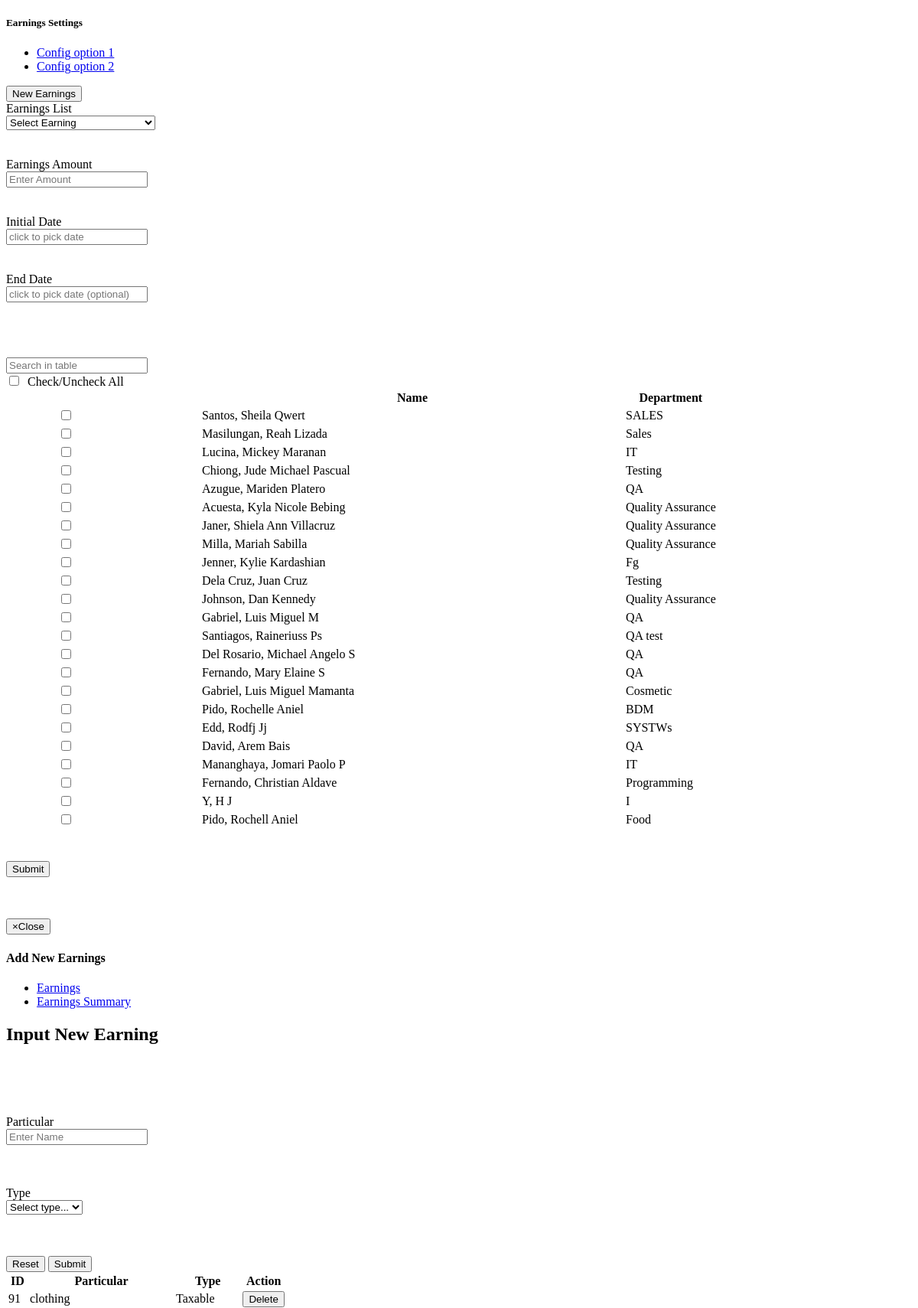
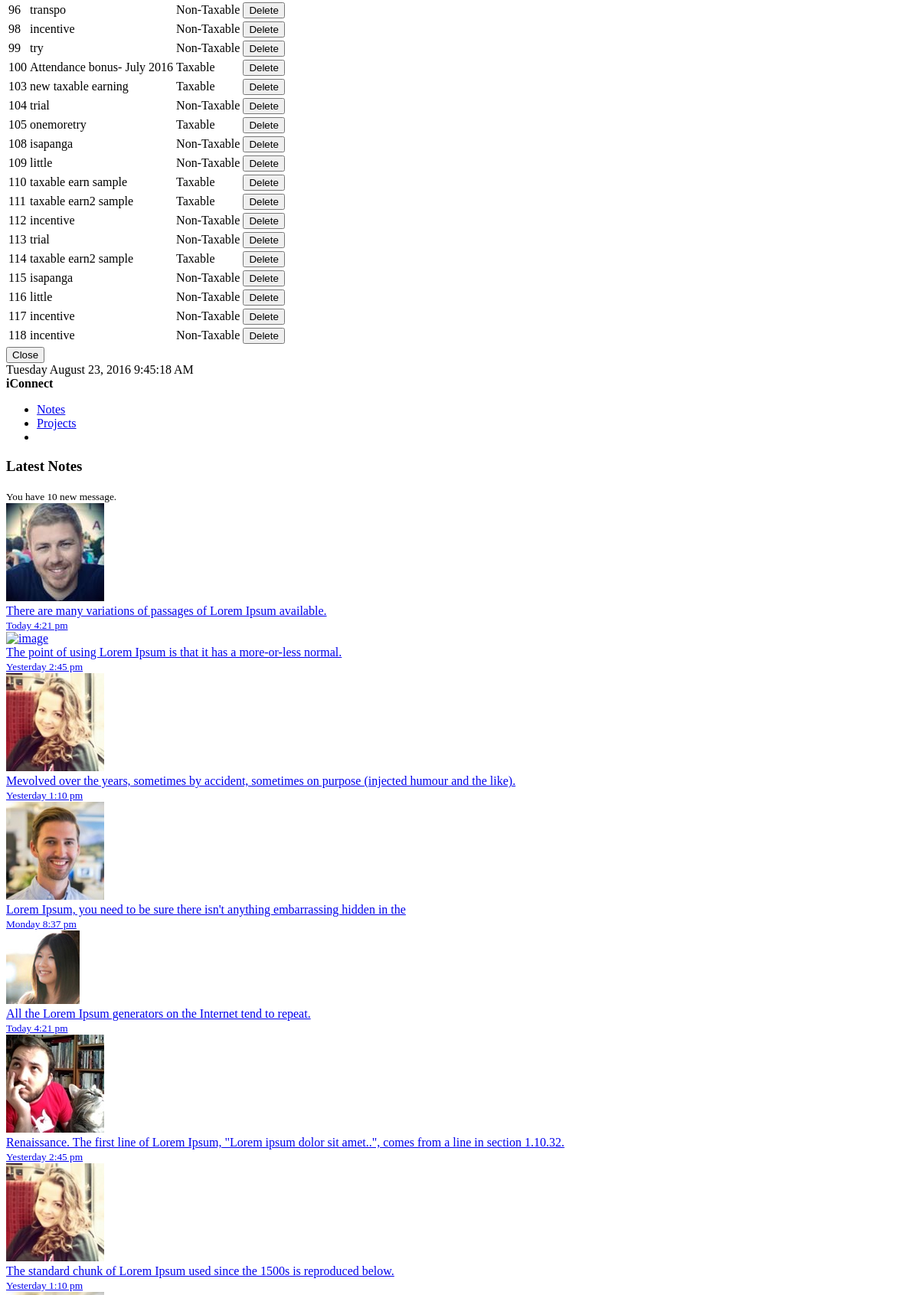
Screenshot of /earnings.php (upper part) with the database file from the repository (2 pictures, top to bottom).
### tables this page shows
CREATE TABLE IF NOT EXISTS `employee` (
  `employee_id` int(10) NOT NULL,
  `employee_lastname` varchar(35) NOT NULL,
  `employee_firstname` varchar(35) NOT NULL,
  `employee_middlename` varchar(35) NOT NULL,
  `employee_gender` varchar(6) NOT NULL,
  `employee_birthday` date NOT NULL,
  `employee_marital` varchar(15) NOT NULL,
  `employee_address` varchar(100) NOT NULL,
  `employee_city` varchar(20) NOT NULL,
  `employee_zip` varchar(10) NOT NULL,
  `employee_email` varchar(255) NOT NULL,
  `employee_cellnum` varchar(15) NOT NULL,
  `employee_type` varchar(20) NOT NULL,
  `employee_jobtitle` varchar(25) NOT NULL,
  `employee_empstatus` varchar(50) NOT NULL,
  `employee_department` varchar(25) NOT NULL,
  `employee_rate` int(6) NOT NULL,
  `employee_taxcode` varchar(9) NOT NULL,
  `employee_dependency` int(2) NOT NULL,
  `employee_sss` varchar(30) NOT NULL,
  `employee_philhealth` varchar(30) NOT NULL,
  `employee_pagibig` varchar(30) NOT NULL,
  `employee_tin` varchar(30) NOT NULL,
  `employee_shift` varchar(20) NOT NULL,
  `employee_datehired` date NOT NULL,
  `employee_restday` varchar(30) NOT NULL,
  `employee_password` varchar(25) NOT NULL,
  `employee_payslippassword` varchar(50) NOT NULL,
  `employee_sickleave` int(2) NOT NULL DEFAULT '0',
  `employee_vacationleave` int(2) NOT NULL DEFAULT '0',
  `employee_incentive` int(2) NOT NULL DEFAULT '0',
  `employee_maternityleave` int(2) NOT NULL DEFAULT '0',
  `employee_paternityleave` int(2) NOT NULL DEFAULT '0',
  `employee_singleparentleave` int(2) NOT NULL DEFAULT '0',
  `employee_status` varchar(10) NOT NULL DEFAULT 'active',
  `employee_team` varchar(50) NOT NULL,
  `employee_level` int(3) NOT NULL,
  `date_start` date NOT NULL,
  `date_end` date NOT NULL,
  `image` longblob NOT NULL,
  `cutoff` varchar(50) NOT NULL,
  `test` varchar(999) NOT NULL,
  `test_idate` date NOT NULL,
  `test_edate` date NOT NULL,
  `loan` varchar(999) NOT NULL,
  `loan_idate` date NOT NULL,
  `loan_edate` date NOT NULL
);

CREATE TABLE IF NOT EXISTS `earnings_setting` (
  `earnings_id` int(11) NOT NULL,
  `earnings_name` varchar(200) NOT NULL,
  `earnings_max_amount` int(11) NOT NULL,
  `earnings_type` varchar(50) NOT NULL
);

### earnings.php (the view, shortened to what this page needs)
<!DOCTYPE html>
<html>
	<head>
		<link href="css/plugins/clockpicker/clockpicker.css" rel="stylesheet">
	</head>
	<body>
		<div class="row">
			<div class="col-lg-12">
				<div class="ibox float-e-margins">
					<div class="ibox-title">
						<h5>Earnings Settings</h5>
						<div class="ibox-tools">
							<ul class="dropdown-menu dropdown-user">
								<li><a href="#">Config option 1</a>
								</li>
								<li><a href="#">Config option 2</a>
								</li>
							</ul>
						</div>
					</div>
					<div class="ibox-content">
						<div class="form-group">
                        	<a href='#' data-target="#myModal4" data-toggle='modal' ><button class='btn btn-info' name = 'edit' type='button'>New Earnings</button></a>
						</div>
					</div>
					<div class="ibox-content">
							<div class="form-group">
							<form method="POST" class="form-horizontal" action="earningsexe.php">
								<label class="col-sm-2 control-label">Earnings List</label>
								<div class="col-md-4"><select id = "earningname" class="form-control"  data-default-value="" name="earningname" required="">
									<option value="">Select Earning</option>
								</SELECT>
								</div>
							</div>
							<br><br>
							<div class="form-group">
								<label class="col-sm-1 control-label">Earnings Amount</label>
								<div class="col-md-4"><input type="text" class="form-control" name="amount" placeholder="Enter Amount"/></div>
							</div>
							<br><br>
							<div class="form-group">
								<label class="col-sm-1 control-label">Initial Date</label>
								<div class="col-md-4"><input id = "date" type="text" onpaste="return false" onDrop="return false" class="form-control" name="daterange2" required="" onKeyPress="return noneonly(this, event)" placeholder="click to pick date"/></div>
							</div>
							<br><br>
							<div class="form-group">
								<label class="col-sm-1 control-label">End Date</label>
								<div class="col-md-4"><input id = "date" type="text" onpaste="return false" onDrop="return false" class="form-control" name="daterange3" onKeyPress="return noneonly(this, event)" placeholder="click to pick date (optional)"/></div>
							</div>
					<br><br><br><br>
					<div class="ibox-content">
						<input type="text" class="form-control input-sm m-b-xs" id="filter" placeholder="Search in table">
					</div>
						<div class="ibox-content" id = "tableHolderz">
							<?php
							include('dbconfig.php');
								if ($result1 = $mysqli->query("SELECT * FROM employee WHERE employee_status = 'active' ORDER BY employee_id"))
								{
									if ($result1->num_rows > 0)
									{
										echo "<label><input type='checkbox' id='select_all'/>&nbsp;&nbsp;Check/Uncheck All</label>";
										echo "<table class='footable table table-stripped' data-page-size='20' data-filter=#filter>";
										echo "<thead>";
										echo "<tr>";
										echo "<th style='text-align:center; width:150px;'></th>";
										echo "<th style='padding-left:100px; width:550px;'>Name</th>";
										echo "<th>Department</th>";
										echo "</tr>";
										echo "</thead>";
										echo "<tfoot>";
										echo "<tr>";
										echo "<td colspan='7'>";
										echo "</td>";
										echo "</tr>";
										echo "</tfoot>";
										while ($row1 = mysqli_fetch_object($result1))
										{
											$empid = $row1->employee_id;
											echo "<tr class = 'josh'>";
											echo "<td align='center'><input type='checkbox'  class='checkbox' name='id[]' value='$empid'></td>";
											echo "<td style='padding-left:100px;'>" . $row1->employee_lastname . "," . " " . $row1->employee_firstname . " " . $row1->employee_middlename . "</td>";
											echo "<td>" . $row1->employee_department. "</td>";
											echo "</tr>";
										}
										echo "</table>";
									}
								}
							?>
							<div class="form-group">
								<div class="col-sm-1">
								<button type="button" onclick = "myFunction()" class="btn btn2 btn-w-m btn-white">Reset</button></div>
								<button id = "sub" type="submit" name="sub" class="btn btn3 btn-w-m btn-primary">Submit</button>
							</div>
						</div>
					</div>
				<br>
				</div>
				<br><br>
	<div class="modal inmodal fade" id="myModal4" tabindex="-1" role="dialog" aria-hidden="true">
		<div class="modal-dialog modal-lg">
			<div class="modal-content">
				<div class="modal-header">
					<button type="button" class="close" data-dismiss="modal"><span aria-hidden="true">&times;</span><span class="sr-only">Close</span></button>
					<h4 class="modal-title">Add New Earnings</h4>
				</div>
				<div class="modal-body">
					<div class="ibox-content">
						<div class="tabs-container">
							<ul id="mytab" class="nav nav-tabs">
								<li class="active"><a data-toggle="tab" href="#newedit">Earnings</a></li>
								<li class=""><a data-toggle="tab" href="#earn">Earnings Summary</a></li>
							</ul>
							<div class="tab-content">
								<div id="newedit" class="tab-pane fade active in" >
									<div class="panel-body">
										<form id="myForm" method="post" class="form-horizontal">
											<label class="col-md-4 control-label"><h2>Input New Earning</h2></label><br><br><br><br>
										<div class="form-group">
											<label class="col-sm-3 control-label">Particular</label>
												<div class="col-md-4" id="partinp"><input type="text" onfocus="clearThis(this)" id="name" name="name" class="form-control ename"required="" placeholder="Enter Name"></div>
												<br><br><br>
											<label class="col-sm-3 control-label">Type</label>
												<div class="col-sm-4"><select id="earningtype" name="earningtype" class="form-control" data-default-value="z" required=""><option selected="true" disabled="disabled" value="">Select type...</option></select></div>
												<br><br><br>
										</div>
										<button id ="reset" type="reset" class="btn btn-w-m btn-warning">Reset</button>
										<button type="submit" class="btn btn-w-m btn-primary" id="sub2" name="sub2">Submit</button>
										</form>
									</div>
								</div>
								<div style= "max-height:500px; min-height:300px; overflow-y:scroll;" id="earn" class="tab-pane" >
									<div class="panel-body">
											<table class="footable table table-stripped" data-page-size="8" data-filter=#filter>
												<thead>
													<tr>
														<th>ID</th>
														<th>Particular</th>
														<th>Type</th>
														<th>Action</th>
													</tr>
												</thead>
												<tbody>
													<?php
														$emp_earnings = $mysqli->query("SELECT * FROM earnings_setting  ORDER BY earnings_id");
														if($emp_earnings->num_rows > 0){
															while($earn = mysqli_fetch_object($emp_earnings)){
																$earnid = $earn->earnings_id;
																echo '<tr>';
																echo '<td>'.$earn->earnings_id.'</td>';
																echo '<td>'.$earn->earnings_name.'</td>';
																echo '<td>'.$earn->earnings_type.'</td>';
																echo "<td><a href='#' data-toggle='modal' data-target='#myModal4' id='$earnid' class = 'delete'><button class='btn btn-warning' type='button'><i class='fa fa-warning'></i> Delete</button></a></td>";
																echo '</tr>';
															}
														}
													?>
												</tbody>
											</table>
									</div>
								</div>
								<div class="modal-footer">
									<button type="button" class="btn btn-white" data-dismiss="modal">Close</button>
								</div>
							</div>
						</div>
					</div>
				</div>
			</div>
		</div>
	</div>
    <link href="css/timepicki.css" rel="stylesheet">
		<?php
			include('menufooter.php');
		?>
	</body>
</html>

### rows the page displays
employee: employee_lastname "Santos", employee_firstname "Sheila", employee_middlename "Qwert", employee_department "SALES"
employee: employee_lastname "Masilungan", employee_firstname "Reah", employee_middlename "Lizada", employee_department "Sales"
employee: employee_lastname "Lucina", employee_firstname "Mickey", employee_middlename "Maranan", employee_department "IT"
employee: employee_lastname "Chiong", employee_firstname "Jude Michael", employee_middlename "Pascual", employee_department "Testing"
employee: employee_lastname "Azugue", employee_firstname "Mariden", employee_middlename "Platero", employee_department "QA"
employee: employee_lastname "Acuesta", employee_firstname "Kyla Nicole", employee_middlename "Bebing", employee_department "Quality Assurance"
employee: employee_lastname "Janer", employee_firstname "Shiela Ann", employee_middlename "Villacruz", employee_department "Quality Assurance"
employee: employee_lastname "Milla", employee_firstname "Mariah", employee_middlename "Sabilla", employee_department "Quality Assurance"
employee: employee_lastname "Jenner", employee_firstname "Kylie", employee_middlename "Kardashian", employee_department "Fg"
employee: employee_lastname "Dela Cruz", employee_firstname "Juan", employee_middlename "Cruz", employee_department "Testing"
employee: employee_lastname "Johnson", employee_firstname "Dan", employee_middlename "Kennedy", employee_department "Quality Assurance"
employee: employee_lastname "Gabriel", employee_firstname "Luis Miguel", employee_middlename "M", employee_department "QA"
employee: employee_lastname "Santiagos", employee_firstname "Raineriuss", employee_middlename "Ps", employee_department "QA test"
employee: employee_lastname "Del Rosario", employee_firstname "Michael Angelo", employee_middlename "S", employee_department "QA"
employee: employee_lastname "Fernando", employee_firstname "Mary Elaine", employee_middlename "S", employee_department "QA"
employee: employee_lastname "Gabriel", employee_firstname "Luis Miguel", employee_middlename "Mamanta", employee_department "Cosmetic"
employee: employee_lastname "Pido", employee_firstname "Rochelle", employee_middlename "Aniel", employee_department "BDM"
employee: employee_lastname "Edd", employee_firstname "Rodfj", employee_middlename "Jj", employee_department "SYSTWs"
employee: employee_lastname "David", employee_firstname "Arem", employee_middlename "Bais", employee_department "QA"
employee: employee_lastname "Mananghaya", employee_firstname "Jomari Paolo", employee_middlename "P", employee_department "IT"
employee: employee_lastname "Fernando", employee_firstname "Christian", employee_middlename "Aldave", employee_department "Programming"
employee: employee_lastname "Y", employee_firstname "H", employee_middlename "J", employee_department "I"
employee: employee_lastname "Pido", employee_firstname "Rochell", employee_middlename "Aniel", employee_department "Food"
earnings_setting: earnings_id "91", earnings_name "clothing", earnings_type "Taxable"
earnings_setting: earnings_id "96", earnings_name "transpo", earnings_type "Non-Taxable"
earnings_setting: earnings_id "98", earnings_name "incentive", earnings_type "Non-Taxable"
earnings_setting: earnings_id "99", earnings_name "try", earnings_type "Non-Taxable"
earnings_setting: earnings_id "100", earnings_name "Attendance bonus- July 2016", earnings_type "Taxable"
earnings_setting: earnings_id "103", earnings_name "new taxable earning", earnings_type "Taxable"
earnings_setting: earnings_id "104", earnings_name "trial", earnings_type "Non-Taxable"
earnings_setting: earnings_id "105", earnings_name "onemoretry", earnings_type "Taxable"
earnings_setting: earnings_id "108", earnings_name "isapanga", earnings_type "Non-Taxable"
earnings_setting: earnings_id "109", earnings_name "little", earnings_type "Non-Taxable"
earnings_setting: earnings_id "110", earnings_name "taxable earn sample", earnings_type "Taxable"
earnings_setting: earnings_id "111", earnings_name "taxable earn2 sample", earnings_type "Taxable"
earnings_setting: earnings_id "112", earnings_name "incentive", earnings_type "Non-Taxable"
earnings_setting: earnings_id "113", earnings_name "trial", earnings_type "Non-Taxable"
earnings_setting: earnings_id "114", earnings_name "taxable earn2 sample", earnings_type "Taxable"
earnings_setting: earnings_id "115", earnings_name "isapanga", earnings_type "Non-Taxable"
earnings_setting: earnings_id "116", earnings_name "little", earnings_type "Non-Taxable"
earnings_setting: earnings_id "117", earnings_name "incentive", earnings_type "Non-Taxable"
earnings_setting: earnings_id "118", earnings_name "incentive", earnings_type "Non-Taxable"
